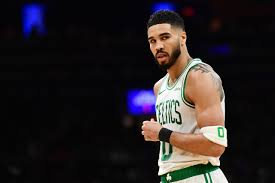
#> input picture data/jaysontatum.png, 275 x 183 px
$ python edges.py
#> lines starting #> are read from the running program, lines starting #| are printed output that depends on the picture; after the words box and inside, x2 and y2 are one past the last pixel; in counts of white or black regions, pixels touching at a corner belong together
import os
import cv2
import numpy as np


img = cv2.imread(os.path.join('.','data','jaysontatum.png'))
#> img is the input picture: shape (183, 275, 3); mean B, G, R 35.1, 33.8, 39.3
#shoes the edges of the pitcures greater ratio between the number cuases less edges to be shown and viceversa
img_edge = cv2.Canny(img,200,500 )
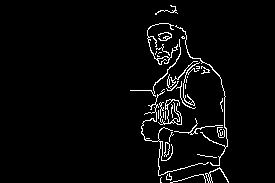
#> img_edge: shape (183, 275); 3.6% white in thin lines or dots, all inside (x1, y1, x2, y2) = (130, 5, 229, 183)

#creates bigger lines for edges you can edit the thickness by editin the np.ones values
img_edge_d=cv2.dilate(img_edge,np.ones((3,3), dtype=np.int8))
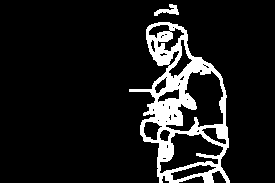
#> img_edge_d: shape (183, 275); 10.7% white; 2 white regions, box (x1, y1, x2, y2) and area: (129, 22, 230, 183) 5258, (154, 4, 179, 16) 140

#creates smaller lines for edges
img_edge_e = cv2.erode(img_edge_d,np.ones((3,3), dtype=np.int8))
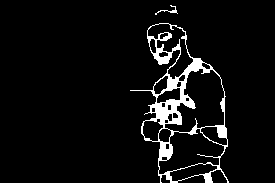
#> img_edge_e: shape (183, 275); 5.7% white; 2 white regions, box (x1, y1, x2, y2) and area: (130, 23, 229, 183) 2840, (155, 5, 178, 15) 50

cv2.imshow('img',img)
cv2.imshow('img_edge',img_edge)
cv2.imshow('img_edge_d',img_edge_d)
cv2.imshow('img_edge_e',img_edge_e)


cv2.waitKey(0)
